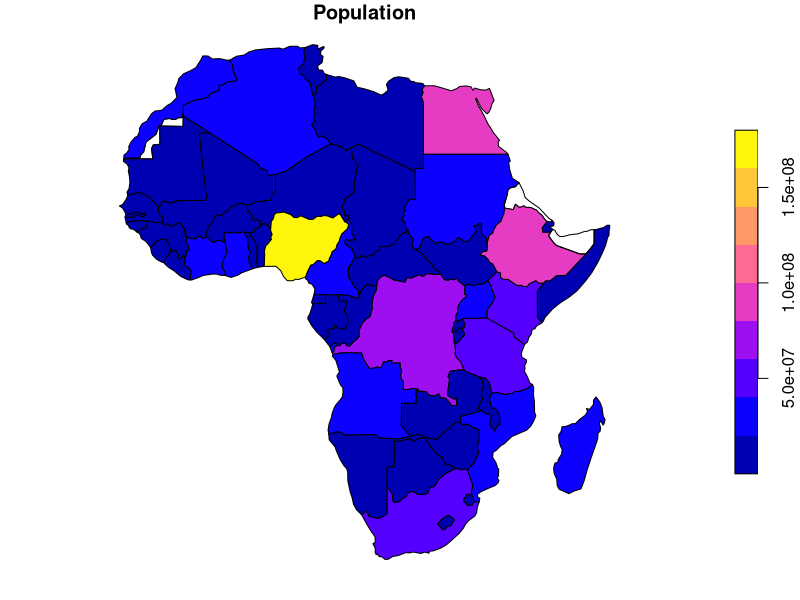
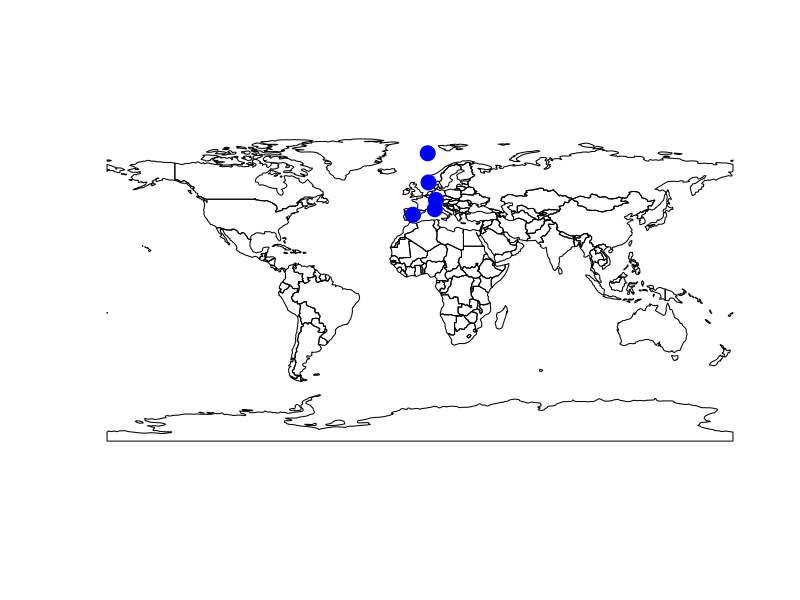
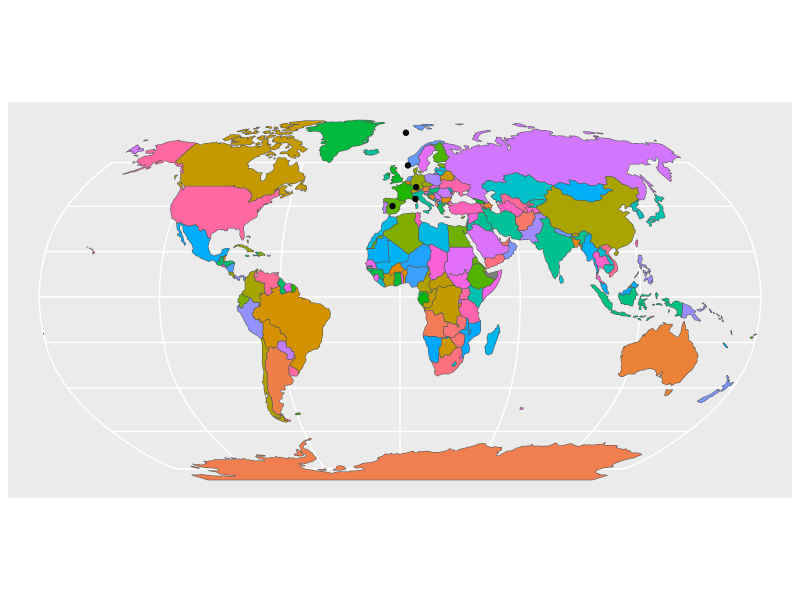

The R script that drew these images, in order: (Note: this script raises an error after producing the figures.)
## ---- chunk 1
library(sf)
library(spData)    # demo datasets
library(tidyverse) # show compatibility with tidyverse

class(world)
names(world)
## ---- chunk 2
# Sticky geometry column
world[1:3, 2]

# Get a single column
world$iso_a2 %>% head
## ---- chunk 3
world %>%
  dplyr::filter(continent == "Africa") %>%
  dplyr::select(pop) %>%
  plot(main = "Population")
## ---- chunk 4
# sf to data.frame
world_df <- st_drop_geometry(world)

# data.frame to sfc
set.seed(1)
pts <- data.frame(lat = runif(5, 30, 80), lon = runif(5, -5, 10)) %>%
       st_as_sf(coords = c("lon", "lat"), crs = 4326) # EPSG:4326 = WGS84

plot(world$geom)
plot(pts, pch = 19, cex = 2, col = "blue", add = T)
## ---- chunk 5
# Get CRS
st_crs(world)

# Project using EPSG code
st_transform(world, crs = 3035) %>%
  st_crs()

# Project using proj4string
st_transform(world, crs = "+proj=sinu +lon_0=0 +x_0=0 +y_0=0 +a=6371007.181 +b=6371007.181 +units=m +no_defs") %>%
  st_crs()
## ---- chunk 6
world[pts, "iso_a2"]
## ---- chunk 7
library(ggplot2)

ggplot() +
  geom_sf(data = world, aes(fill = iso_a2), show.legend = FALSE) +
  geom_sf(data = pts) +
  coord_sf(crs = "+proj=robin +lon_0=0 +x_0=0 +y_0=0 +datum=WGS84 +units=m +no_defs")
## ---- chunk 8
library(raster)
## ---- chunk 9
t2m <- raster::brick("data/era5_t2m.tif")
raster::inMemory(t2m)
t2m
## ---- chunk 10
names(t2m) <- paste0("t2m_20180601_", 0:23)

# Get one or more layers
t2m[[1:3]] %>%
  plot
## ---- chunk 11
# Get values from a single layer
t2m$t2m_20180601_0[1:3, 1:3]

# Cells are indexed from the top left corner along rows then by columns
raster::xyFromCell(t2m, c(1, 55, 56))
## ---- chunk 12
# Uses bilinear or nearest neighbour
t2m$t2m_20180601_0 %>%
  projectRaster(crs = "+proj=laea +lat_0=52 +lon_0=10 +x_0=4321000 +y_0=3210000 +ellps=GRS80 +towgs84=0,0,0,0,0,0,0 +units=m +no_defs") %>%
  plot
## ---- chunk 13
plot(rasterToPoints(t2m$t2m_20180601_0))
plot(world$geom, add = T)
## ---- chunk 14
france <- world[, "iso_a2"] %>%
          dplyr::filter(iso_a2 == "FR") %>%
          st_cast("POLYGON") %>%
          mutate(area = st_area(geom)) %>%
          dplyr::arrange(-area) %>%
          .[1, ]
fr_rst <- raster::rasterize(france, t2m)
plot(fr_rst, axes = FALSE, box = FALSE)
## ---- chunk 15
plot(max(t2m) * fr_rst)
